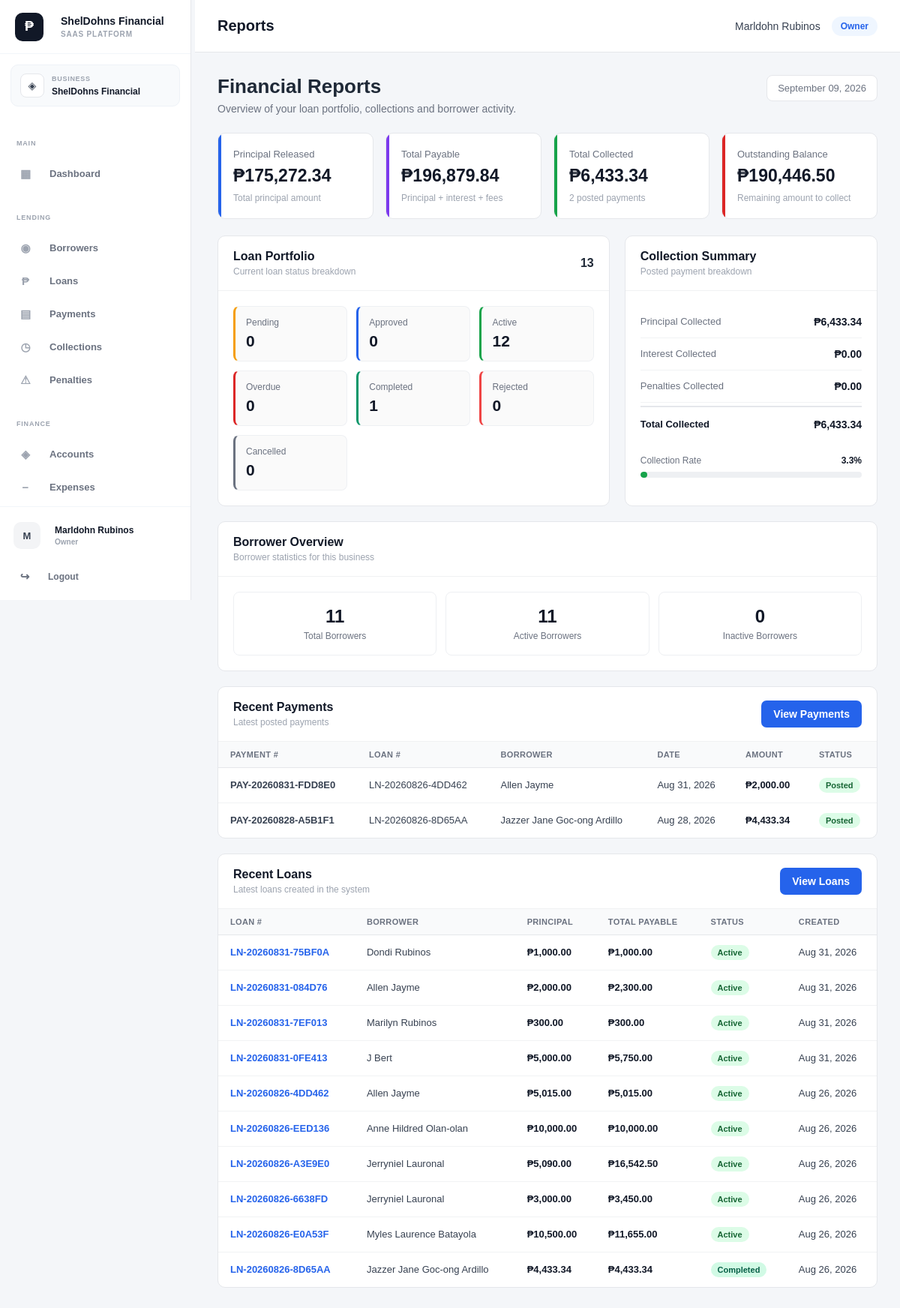
Screenshot of /public/index.php?url=reports (signed in) with the database file from the repository.
### tables this page shows
CREATE TABLE `loan_payments` (
  `id` int(10) UNSIGNED NOT NULL,
  `business_id` bigint(20) UNSIGNED NOT NULL,
  `loan_id` int(10) UNSIGNED NOT NULL,
  `schedule_id` int(10) UNSIGNED DEFAULT NULL,
  `account_id` int(10) UNSIGNED NOT NULL,
  `payment_number` varchar(50) DEFAULT NULL,
  `payment_date` date NOT NULL,
  `amount` decimal(15,2) NOT NULL DEFAULT 0.00,
  `principal_amount` decimal(15,2) NOT NULL DEFAULT 0.00,
  `interest_amount` decimal(15,2) NOT NULL DEFAULT 0.00,
  `penalty_amount` decimal(15,2) NOT NULL DEFAULT 0.00,
  `notes` text DEFAULT NULL,
  `status` enum('posted','void') NOT NULL DEFAULT 'posted',
  `created_by` int(10) UNSIGNED DEFAULT NULL,
  `created_at` timestamp NOT NULL DEFAULT current_timestamp(),
  `updated_at` timestamp NOT NULL DEFAULT current_timestamp() ON UPDATE current_timestamp()
);

CREATE TABLE `loans` (
  `id` int(10) UNSIGNED NOT NULL,
  `business_id` bigint(20) UNSIGNED NOT NULL,
  `borrower_id` int(10) UNSIGNED NOT NULL,
  `account_id` int(10) UNSIGNED DEFAULT NULL,
  `category_id` int(10) UNSIGNED DEFAULT NULL,
  `loan_number` varchar(50) NOT NULL,
  `principal_amount` decimal(15,2) NOT NULL DEFAULT 0.00,
  `interest_rate` decimal(8,2) NOT NULL DEFAULT 0.00,
  `interest_type` enum('flat','reducing_balance') NOT NULL DEFAULT 'flat',
  `payment_type` enum('installment','full_payment') NOT NULL DEFAULT 'installment',
  `term` int(11) NOT NULL DEFAULT 1,
  `term_period` enum('days','weeks','months','years') NOT NULL DEFAULT 'months',
  `processing_fee` decimal(15,2) NOT NULL DEFAULT 0.00,
  `total_interest` decimal(15,2) NOT NULL DEFAULT 0.00,
  `total_payable` decimal(15,2) NOT NULL DEFAULT 0.00,
  `release_date` date DEFAULT NULL,
  `first_payment_date` date DEFAULT NULL,
  `status` enum('pending','approved','active','completed','overdue','cancelled','rejected') NOT NULL DEFAULT 'pending',
  `purpose` varchar(255) DEFAULT NULL,
  `notes` text DEFAULT NULL,
  `created_by` int(10) UNSIGNED DEFAULT NULL,
  `created_at` timestamp NOT NULL DEFAULT current_timestamp(),
  `updated_at` timestamp NOT NULL DEFAULT current_timestamp() ON UPDATE current_timestamp()
);

### app/views/reports/index.php (the view, shortened to what the rows shown need)
<?php
$recentPayments =
    $recentPayments
    ??
    [];
$recentLoans =
    $recentLoans
    ??
    [];
function reportMoney(float $amount): string
{
    return '₱' . number_format(
        $amount,
        2
    );
}
function reportDate(?string $date): string
{
    $timestamp =
        strtotime($date);
    return date(
        'M d, Y',
        $timestamp
    );
}
function reportStatusClass(string $status): string
{
    return strtolower(
        trim($status)
    );
}
?>
<!DOCTYPE html>
<html lang="en">
<head>
    <link
        rel="stylesheet"
        href="assets/css/style.css"
    >
</head>
<body>
<div class="main-content reports-page">
    <div class="container">
        <div class="report-header">
            <div class="report-header-left">
                <h1>
                    Financial Reports
                </h1>
            </div>
        </div>
        <div class="report-grid">
            <div class="report-card">
                <div class="report-card-header">
                    <div>
                        <h2 class="report-card-title">
                            Loan Portfolio
                        </h2>
                    </div>
                </div>
            </div>
            <div class="report-card">
                <div class="report-card-header">
                    <div>
                        <h2 class="report-card-title">
                            Collection Summary
                        </h2>
                    </div>
                </div>
            </div>
        </div>
        <div class="report-card" style="margin-bottom: 20px;">
            <div class="report-card-header">
                <div>
                    <h2 class="report-card-title">
                        Borrower Overview
                    </h2>
                </div>
            </div>
        </div>
        <div class="report-card" style="margin-bottom: 20px;">
            <div class="report-card-header">
                <div>
                    <h2 class="report-card-title">
                        Recent Payments
                    </h2>
                </div>
            </div>
            <div class="report-table-wrapper">
                <?php if (
                    empty($recentPayments)
                ): ?>
                    <div class="report-empty">
                        <p class="report-empty-title">
                            No payments found
                        </p>
                        <p class="report-empty-text">
                            No posted payments have been recorded yet.
                        </p>
                    </div>
                <?php else: ?>
                    <table class="report-table">
                        <thead>
                            <tr>
                                <th>
                                    Payment #
                                </th>
                                <th>
                                    Loan #
                                </th>
                                <th>
                                    Borrower
                                </th>
                                <th>
                                    Date
                                </th>
                                <th>
                                    Amount
                                </th>
                                <th>
                                    Status
                                </th>
                            </tr>
                        </thead>
                        <tbody>
                        <?php foreach (
                            $recentPayments
                            as $payment
                        ): ?>
                            <?php
                            $status =
                                $payment['status']
                                ??
                                'posted';
                            ?>
                            <tr>
                                <td>
                                    <strong>
                                        <?= htmlspecialchars(
                                            $payment[
                                                'payment_number'
                                            ]
                                            ??
                                            '—'
                                        ) ?>
                                    </strong>
                                </td>
                                <td>
                                    <?= htmlspecialchars(
                                        $payment[
                                            'loan_number'
                                        ]
                                        ??
                                        '—'
                                    ) ?>
                                </td>
                                <td>
                                    <?= htmlspecialchars(
                                        trim(
                                            $payment[
                                                'borrower_name'
                                            ]
                                            ??
                                            '—'
                                        )
                                    ) ?>
                                </td>
                                <td>
                                    <?= reportDate(
                                        $payment[
                                            'payment_date'
                                        ]
                                        ??
                                        null
                                    ) ?>
                                </td>
                                <td>
                                    <span class="report-amount">
                                        <?= reportMoney(
                                            (float)(
                                                $payment[
                                                    'amount'
                                                ]
                                                ??
                                                0
                                            )
                                        ) ?>
                                    </span>
                                </td>
                                <td>
                                    <span
                                        class="report-status <?= htmlspecialchars(
                                            reportStatusClass(
                                                $status
                                            )
                                        ) ?>"
                                    >
                                        <?= htmlspecialchars(
                                            ucfirst(
                                                $status
                                            )
                                        ) ?>
                                    </span>
                                </td>
                            </tr>
                        <?php endforeach; ?>
                        </tbody>
                    </table>
                <?php endif; ?>
            </div>
        </div>
        <div class="report-card">
            <div class="report-card-header">
                <div>
                    <h2 class="report-card-title">
                        Recent Loans
                    </h2>
                </div>
            </div>
            <div class="report-table-wrapper">
                <?php if (
                    empty($recentLoans)
                ): ?>
                    <div class="report-empty">
                        <p class="report-empty-title">
                            No loans found
                        </p>
                        <p class="report-empty-text">
                            No loans have been recorded yet.
                        </p>
                    </div>
                <?php else: ?>
                    <table class="report-table">
                        <thead>
                            <tr>
                                <th>
                                    Loan #
                                </th>
                                <th>
                                    Borrower
                                </th>
                                <th>
                                    Principal
                                </th>
                                <th>
                                    Total Payable
                                </th>
                                <th>
                                    Status
                                </th>
                                <th>
                                    Created
                                </th>
                            </tr>
                        </thead>
                        <tbody>
                        <?php foreach (
                            $recentLoans
                            as $loan
                        ): ?>
                            <?php
                            $status =
                                $loan['status']
                                ??
                                'pending';
                            ?>
                            <tr>
                                <td>
                                    <a
                                        href="index.php?url=loans/show&id=<?= (int)(
                                            $loan['id']
                                            ??
                                            0
                                        ) ?>"
                                        class="report-loan-number"
                                    >
                                        <?= htmlspecialchars(
                                            $loan[
                                                'loan_number'
                                            ]
                                            ??
                                            '—'
                                        ) ?>
                                    </a>
                                </td>
                                <td>
                                    <?= htmlspecialchars(
                                        trim(
                                            $loan[
                                                'borrower_name'
                                            ]
                                            ??
                                            '—'
                                        )
                                    ) ?>
                                </td>
                                <td>
                                    <span class="report-amount">
                                        <?= reportMoney(
                                            (float)(
                                                $loan[
                                                    'principal_amount'
                                                ]
                                                ??
                                                0
                                            )
                                        ) ?>
                                    </span>
                                </td>
                                <td>
                                    <span class="report-amount">
                                        <?= reportMoney(
                                            (float)(
                                                $loan[
                                                    'total_payable'
                                                ]
                                                ??
                                                0
                                            )
                                        ) ?>
                                    </span>
                                </td>
                                <td>
                                    <span
                                        class="report-status <?= htmlspecialchars(
                                            reportStatusClass(
                                                $status
                                            )
                                        ) ?>"
                                    >
                                        <?= htmlspecialchars(
                                            ucfirst(
                                                $status
                                            )
                                        ) ?>
                                    </span>
                                </td>
                                <td>
                                    <?= reportDate(
                                        $loan[
                                            'created_at'
                                        ]
                                        ??
                                        null
                                    ) ?>
                                </td>
                            </tr>
                        <?php endforeach; ?>
                        </tbody>
                    </table>
                <?php endif; ?>
            </div>
        </div>
    </div>
</div>
</body>
</html>

### rows the page displays
loan_payments: payment_number "PAY-20260831-FDD8E0", loan.loan_number "LN-20260826-4DD462", payment "Allen Jayme", payment_date "Aug 31, 2026", amount "₱2,000.00", status "Posted"
loan_payments: payment_number "PAY-20260828-A5B1F1", loan.loan_number "LN-20260826-8D65AA", payment "Jazzer Jane Goc-ong Ardillo", payment_date "Aug 28, 2026", amount "₱4,433.34", status "Posted"
loans: loan_number "LN-20260831-75BF0A", loan "Dondi Rubinos", principal_amount "₱1,000.00", total_payable "₱1,000.00", status "Active", created_at "Aug 31, 2026"
loans: loan_number "LN-20260831-084D76", loan "Allen Jayme", principal_amount "₱2,000.00", total_payable "₱2,300.00", status "Active", created_at "Aug 31, 2026"
loans: loan_number "LN-20260831-7EF013", loan "Marilyn Rubinos", principal_amount "₱300.00", total_payable "₱300.00", status "Active", created_at "Aug 31, 2026"
loans: loan_number "LN-20260831-0FE413", loan "J Bert", principal_amount "₱5,000.00", total_payable "₱5,750.00", status "Active", created_at "Aug 31, 2026"
loans: loan_number "LN-20260826-4DD462", loan "Allen Jayme", principal_amount "₱5,015.00", total_payable "₱5,015.00", status "Active", created_at "Aug 26, 2026"
loans: loan_number "LN-20260826-EED136", loan "Anne Hildred Olan-olan", principal_amount "₱10,000.00", total_payable "₱10,000.00", status "Active", created_at "Aug 26, 2026"
loans: loan_number "LN-20260826-A3E9E0", loan "Jerryniel Lauronal", principal_amount "₱5,090.00", total_payable "₱16,542.50", status "Active", created_at "Aug 26, 2026"
loans: loan_number "LN-20260826-6638FD", loan "Jerryniel Lauronal", principal_amount "₱3,000.00", total_payable "₱3,450.00", status "Active", created_at "Aug 26, 2026"
loans: loan_number "LN-20260826-E0A53F", loan "Myles Laurence Batayola", principal_amount "₱10,500.00", total_payable "₱11,655.00", status "Active", created_at "Aug 26, 2026"
loans: loan_number "LN-20260826-8D65AA", loan "Jazzer Jane Goc-ong Ardillo", principal_amount "₱4,433.34", total_payable "₱4,433.34", status "Completed", created_at "Aug 26, 2026"

### other values shown
$sidebarBrandName "ShelDohns Financial"
$sidebarBrandTagline "SAAS PLATFORM"
$business['name'] "ShelDohns Financial"
$avatarLetter "M"
$displayName "Marldohn Rubinos"
$displayRole "Owner"
$user['full_name'] "Marldohn Rubinos"
$tenantRole "Owner"
$paymentCount "2"
$totalLoans "13"
$pendingLoans "0"
$approvedLoans "0"
$activeLoans "12"
$overdueLoans "0"
$completedLoans "1"
